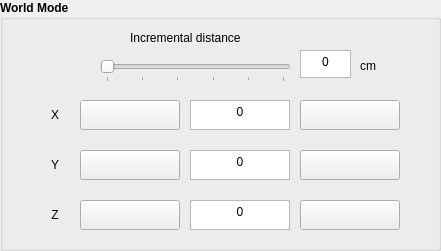
      <widget class="QGroupBox" name="groupBox_3">
       <property name="geometry">
        <rect>
         <x>450</x>
         <y>10</y>
         <width>441</width>
         <height>251</height>
        </rect>
       </property>
       <property name="font">
        <font>
         <pointsize>9</pointsize>
         <weight>75</weight>
         <bold>true</bold>
        </font>
       </property>
       <property name="autoFillBackground">
        <bool>false</bool>
       </property>
       <property name="title">
        <string>World Mode</string>
       </property>
       <widget class="QLabel" name="label_4">
        <property name="geometry">
         <rect>
          <x>20</x>
          <y>100</y>
          <width>70</width>
          <height>30</height>
         </rect>
        </property>
        <property name="font">
         <font>
          <pointsize>9</pointsize>
          <weight>50</weight>
          <bold>false</bold>
         </font>
        </property>
        <property name="styleSheet">
         <string notr="true">background: transparent;</string>
        </property>
        <property name="text">
         <string>X</string>
        </property>
        <property name="alignment">
         <set>Qt::AlignCenter</set>
        </property>
       </widget>
       <widget class="QPushButton" name="btn_x_dec">
        <property name="geometry">
         <rect>
          <x>80</x>
          <y>100</y>
          <width>100</width>
          <height>30</height>
         </rect>
        </property>
        <property name="cursor">
         <cursorShape>PointingHandCursor</cursorShape>
        </property>
        <property name="text">
         <string/>
        </property>
        <property name="icon">
         <iconset>
          <normaloff>../icon_phai.PNG</normaloff>../icon_phai.PNG</iconset>
        </property>
        <property name="iconSize">
         <size>
          <width>20</width>
          <height>20</height>
         </size>
        </property>
       </widget>
       <widget class="QTextEdit" name="txt_x">
        <property name="geometry">
         <rect>
          <x>190</x>
          <y>100</y>
          <width>100</width>
          <height>30</height>
         </rect>
        </property>
        <property name="font">
         <font>
          <pointsize>9</pointsize>
          <weight>50</weight>
          <bold>false</bold>
         </font>
        </property>
        <property name="readOnly">
         <bool>true</bool>
        </property>
        <property name="html">
         <string>&lt;!DOCTYPE HTML PUBLIC &quot;-//W3C//DTD HTML 4.0//EN&quot; &quot;http://www.w3.org/TR/REC-html40/strict.dtd&quot;&gt;
&lt;html&gt;&lt;head&gt;&lt;meta name=&quot;qrichtext&quot; content=&quot;1&quot; /&gt;&lt;style type=&quot;text/css&quot;&gt;
p, li { white-space: pre-wrap; }
&lt;/style&gt;&lt;/head&gt;&lt;body style=&quot; font-family:'MS Shell Dlg 2'; font-size:9pt; font-weight:400; font-style:normal;&quot;&gt;
&lt;p align=&quot;center&quot; style=&quot; margin-top:0px; margin-bottom:0px; margin-left:0px; margin-right:0px; -qt-block-indent:0; text-indent:0px;&quot;&gt;0&lt;/p&gt;&lt;/body&gt;&lt;/html&gt;</string>
        </property>
       </widget>
       <widget class="QPushButton" name="btn_x_inc">
        <property name="geometry">
         <rect>
          <x>300</x>
          <y>100</y>
          <width>100</width>
          <height>30</height>
         </rect>
        </property>
        <property name="cursor">
         <cursorShape>PointingHandCursor</cursorShape>
        </property>
        <property name="text">
         <string/>
        </property>
        <property name="icon">
         <iconset>
          <normaloff>../icon_trai.PNG</normaloff>../icon_trai.PNG</iconset>
        </property>
        <property name="iconSize">
         <size>
          <width>20</width>
          <height>20</height>
         </size>
        </property>
       </widget>
       <widget class="QPushButton" name="btn_y_inc">
        <property name="geometry">
         <rect>
          <x>300</x>
          <y>150</y>
          <width>100</width>
          <height>30</height>
         </rect>
        </property>
        <property name="cursor">
         <cursorShape>PointingHandCursor</cursorShape>
        </property>
        <property name="text">
         <string/>
        </property>
        <property name="icon">
         <iconset>
          <normaloff>../icon_trai.PNG</normaloff>../icon_trai.PNG</iconset>
        </property>
        <property name="iconSize">
         <size>
          <width>20</width>
          <height>20</height>
         </size>
        </property>
       </widget>
       <widget class="QTextEdit" name="txt_y">
        <property name="geometry">
         <rect>
          <x>190</x>
          <y>150</y>
          <width>100</width>
          <height>30</height>
         </rect>
        </property>
        <property name="font">
         <font>
          <pointsize>9</pointsize>
          <weight>50</weight>
          <bold>false</bold>
         </font>
        </property>
        <property name="readOnly">
         <bool>true</bool>
        </property>
        <property name="html">
         <string>&lt;!DOCTYPE HTML PUBLIC &quot;-//W3C//DTD HTML 4.0//EN&quot; &quot;http://www.w3.org/TR/REC-html40/strict.dtd&quot;&gt;
&lt;html&gt;&lt;head&gt;&lt;meta name=&quot;qrichtext&quot; content=&quot;1&quot; /&gt;&lt;style type=&quot;text/css&quot;&gt;
p, li { white-space: pre-wrap; }
&lt;/style&gt;&lt;/head&gt;&lt;body style=&quot; font-family:'MS Shell Dlg 2'; font-size:9pt; font-weight:400; font-style:normal;&quot;&gt;
&lt;p align=&quot;center&quot; style=&quot; margin-top:0px; margin-bottom:0px; margin-left:0px; margin-right:0px; -qt-block-indent:0; text-indent:0px;&quot;&gt;0&lt;/p&gt;&lt;/body&gt;&lt;/html&gt;</string>
        </property>
       </widget>
       <widget class="QLabel" name="label_5">
        <property name="geometry">
         <rect>
          <x>20</x>
          <y>150</y>
          <width>70</width>
          <height>30</height>
         </rect>
        </property>
        <property name="font">
         <font>
          <pointsize>9</pointsize>
          <weight>50</weight>
          <bold>false</bold>
         </font>
        </property>
        <property name="styleSheet">
         <string notr="true">background: transparent;</string>
        </property>
        <property name="text">
         <string>Y</string>
        </property>
        <property name="alignment">
         <set>Qt::AlignCenter</set>
        </property>
       </widget>
       <widget class="QPushButton" name="btn_y_dec">
        <property name="geometry">
         <rect>
          <x>80</x>
          <y>150</y>
          <width>100</width>
          <height>30</height>
         </rect>
        </property>
        <property name="cursor">
         <cursorShape>PointingHandCursor</cursorShape>
        </property>
        <property name="text">
         <string/>
        </property>
        <property name="icon">
         <iconset>
          <normaloff>../icon_phai.PNG</normaloff>../icon_phai.PNG</iconset>
        </property>
        <property name="iconSize">
         <size>
          <width>20</width>
          <height>20</height>
         </size>
        </property>
       </widget>
       <widget class="QPushButton" name="btn_z_inc">
        <property name="geometry">
         <rect>
          <x>300</x>
          <y>200</y>
          <width>100</width>
          <height>30</height>
         </rect>
        </property>
        <property name="cursor">
         <cursorShape>PointingHandCursor</cursorShape>
        </property>
        <property name="text">
         <string/>
        </property>
        <property name="icon">
         <iconset>
          <normaloff>../icon_trai.PNG</normaloff>../icon_trai.PNG</iconset>
        </property>
        <property name="iconSize">
         <size>
          <width>20</width>
          <height>20</height>
         </size>
        </property>
       </widget>
       <widget class="QTextEdit" name="txt_z">
        <property name="geometry">
         <rect>
          <x>190</x>
          <y>200</y>
          <width>100</width>
          <height>30</height>
         </rect>
        </property>
        <property name="font">
         <font>
          <pointsize>9</pointsize>
          <weight>50</weight>
          <bold>false</bold>
         </font>
        </property>
        <property name="readOnly">
         <bool>true</bool>
        </property>
        <property name="html">
         <string>&lt;!DOCTYPE HTML PUBLIC &quot;-//W3C//DTD HTML 4.0//EN&quot; &quot;http://www.w3.org/TR/REC-html40/strict.dtd&quot;&gt;
&lt;html&gt;&lt;head&gt;&lt;meta name=&quot;qrichtext&quot; content=&quot;1&quot; /&gt;&lt;style type=&quot;text/css&quot;&gt;
p, li { white-space: pre-wrap; }
&lt;/style&gt;&lt;/head&gt;&lt;body style=&quot; font-family:'MS Shell Dlg 2'; font-size:9pt; font-weight:400; font-style:normal;&quot;&gt;
&lt;p align=&quot;center&quot; style=&quot; margin-top:0px; margin-bottom:0px; margin-left:0px; margin-right:0px; -qt-block-indent:0; text-indent:0px;&quot;&gt;0&lt;/p&gt;&lt;/body&gt;&lt;/html&gt;</string>
        </property>
       </widget>
       <widget class="QLabel" name="label_6">
        <property name="geometry">
         <rect>
          <x>20</x>
          <y>200</y>
          <width>70</width>
          <height>30</height>
         </rect>
        </property>
        <property name="font">
         <font>
          <pointsize>9</pointsize>
          <weight>50</weight>
          <bold>false</bold>
         </font>
        </property>
        <property name="styleSheet">
         <string notr="true">background: transparent;</string>
        </property>
        <property name="text">
         <string>Z</string>
        </property>
        <property name="alignment">
         <set>Qt::AlignCenter</set>
        </property>
       </widget>
       <widget class="QPushButton" name="btn_z_dec">
        <property name="geometry">
         <rect>
          <x>80</x>
          <y>200</y>
          <width>100</width>
          <height>30</height>
         </rect>
        </property>
        <property name="cursor">
         <cursorShape>PointingHandCursor</cursorShape>
        </property>
        <property name="text">
         <string/>
        </property>
        <property name="icon">
         <iconset>
          <normaloff>../icon_phai.PNG</normaloff>../icon_phai.PNG</iconset>
        </property>
        <property name="iconSize">
         <size>
          <width>20</width>
          <height>20</height>
         </size>
        </property>
       </widget>
       <widget class="QLabel" name="label_37">
        <property name="geometry">
         <rect>
          <x>130</x>
          <y>30</y>
          <width>141</width>
          <height>16</height>
         </rect>
        </property>
        <property name="font">
         <font>
          <pointsize>9</pointsize>
          <weight>50</weight>
          <bold>false</bold>
         </font>
        </property>
        <property name="text">
         <string>Incremental distance</string>
        </property>
       </widget>
       <widget class="QLabel" name="label_29">
        <property name="geometry">
         <rect>
          <x>360</x>
          <y>50</y>
          <width>31</width>
          <height>31</height>
         </rect>
        </property>
        <property name="font">
         <font>
          <pointsize>9</pointsize>
          <weight>50</weight>
          <bold>false</bold>
         </font>
        </property>
        <property name="styleSheet">
         <string notr="true">background: transparent;</string>
        </property>
        <property name="text">
         <string>cm</string>
        </property>
       </widget>
       <widget class="QSlider" name="slide_cm">
        <property name="geometry">
         <rect>
          <x>100</x>
          <y>60</y>
          <width>191</width>
          <height>22</height>
         </rect>
        </property>
        <property name="font">
         <font>
          <pointsize>9</pointsize>
          <weight>50</weight>
          <bold>false</bold>
         </font>
        </property>
        <property name="maximum">
         <number>5</number>
        </property>
        <property name="orientation">
         <enum>Qt::Horizontal</enum>
        </property>
        <property name="tickPosition">
         <enum>QSlider::TicksBelow</enum>
        </property>
        <property name="tickInterval">
         <number>1</number>
        </property>
       </widget>
       <widget class="QTextEdit" name="txt_cm">
        <property name="geometry">
         <rect>
          <x>300</x>
          <y>50</y>
          <width>51</width>
          <height>28</height>
         </rect>
        </property>
        <property name="font">
         <font>
          <pointsize>9</pointsize>
          <weight>50</weight>
          <bold>false</bold>
         </font>
        </property>
        <property name="verticalScrollBarPolicy">
         <enum>Qt::ScrollBarAlwaysOff</enum>
        </property>
        <property name="horizontalScrollBarPolicy">
         <enum>Qt::ScrollBarAlwaysOff</enum>
        </property>
        <property name="readOnly">
         <bool>true</bool>
        </property>
        <property name="html">
         <string>&lt;!DOCTYPE HTML PUBLIC &quot;-//W3C//DTD HTML 4.0//EN&quot; &quot;http://www.w3.org/TR/REC-html40/strict.dtd&quot;&gt;
&lt;html&gt;&lt;head&gt;&lt;meta name=&quot;qrichtext&quot; content=&quot;1&quot; /&gt;&lt;style type=&quot;text/css&quot;&gt;
p, li { white-space: pre-wrap; }
&lt;/style&gt;&lt;/head&gt;&lt;body style=&quot; font-family:'MS Shell Dlg 2'; font-size:9pt; font-weight:400; font-style:normal;&quot;&gt;
&lt;p align=&quot;center&quot; style=&quot; margin-top:0px; margin-bottom:0px; margin-left:0px; margin-right:0px; -qt-block-indent:0; text-indent:0px;&quot;&gt;0&lt;/p&gt;&lt;/body&gt;&lt;/html&gt;</string>
        </property>
       </widget>
      </widget>
